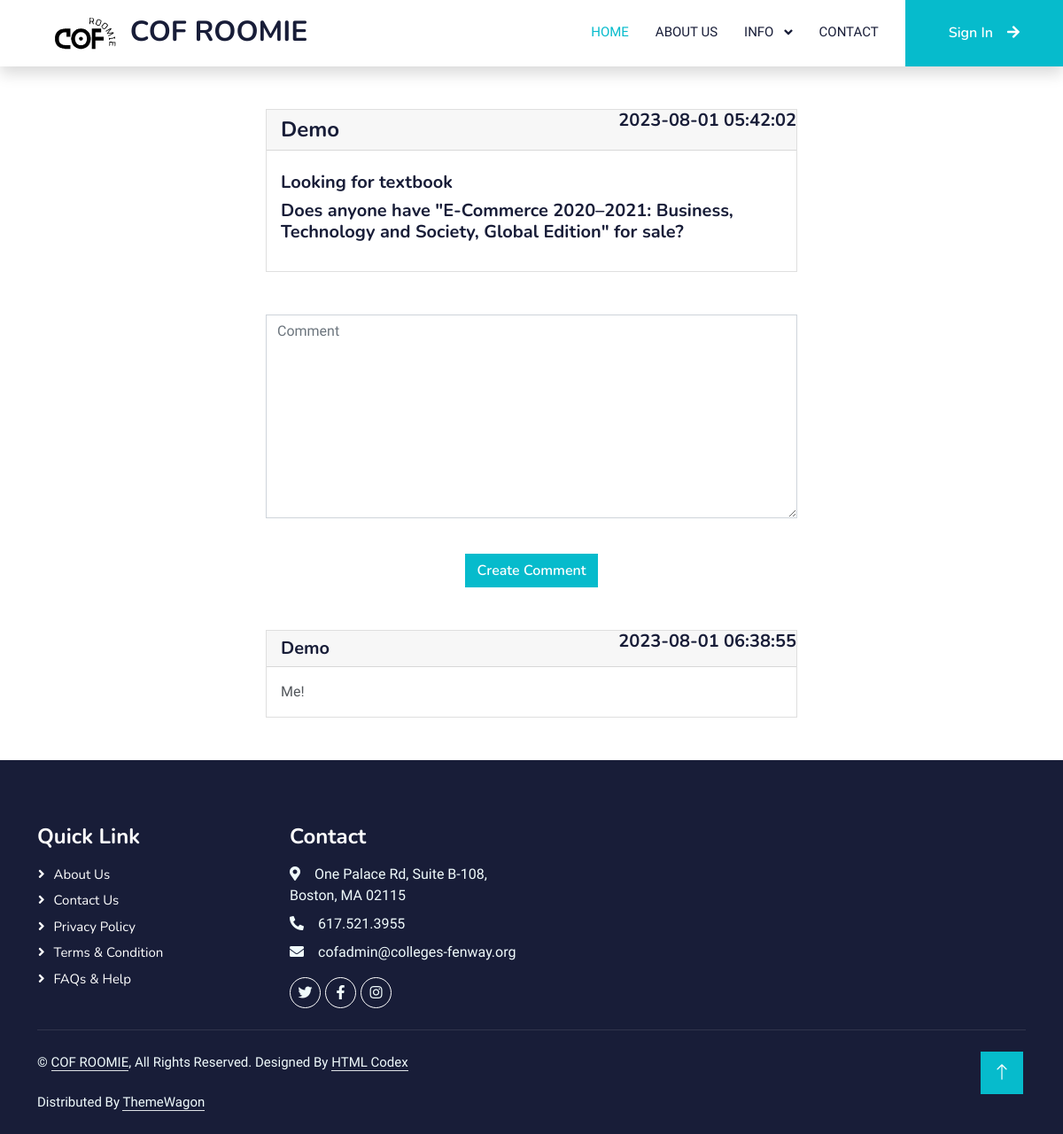
Page /show_post.php?id=48 on the committed database.
### tables this page shows
CREATE TABLE `user_post` (
  `id` int(3) NOT NULL,
  `title` varchar(255) NOT NULL,
  `body` text NOT NULL,
  `username` varchar(255) NOT NULL,
  `created_dt` timestamp NOT NULL DEFAULT current_timestamp()
);

CREATE TABLE `comments` (
  `id` int(3) NOT NULL,
  `username` varchar(256) NOT NULL,
  `post_id` int(3) NOT NULL,
  `comment` varchar(256) NOT NULL,
  `created_at` timestamp NOT NULL DEFAULT current_timestamp()
);

### show_post.php (the view, shortened to what this page needs)
<?php require "includes/header.php"; ?>
<?php
require "config.php";
?>
<?php
if (isset($_GET['id'])) {
    $id = $_GET['id'];
    $singlePost = $conn->query("SELECT * FROM user_post WHERE id = '$id'");
    $singlePost->execute();
    $posts = $singlePost->fetch(PDO::FETCH_OBJ);
}
$comments = $conn->query("SELECT * FROM comments WHERE post_id = '$id' order by id DESC");
$comments->execute();
$comment = $comments->fetchAll(PDO::FETCH_OBJ);
?>
<div class="form-signin w-50 m-auto mt-5">
    <div class="card">
        <h4 class="card-header">
            <?php echo $posts->username; ?>
            <h5><span class="position-absolute top-0 end-0 text-center">
                    <?php echo $posts->created_dt; ?>
                </span></h5>
        </h4>
        <div class="card-body">
            <h5 class="card-title">
                <?php echo $posts->title; ?>
                <h5>
                    <p class="card-text">
                        <?php echo $posts->body; ?>
        </div>
    </div>
</div>
<div class="form-signin w-50 m-auto mt-5 ">
    <form method="POST" id="comment_data">
        <div>
            <textarea rows="9" name="comment" class="form-control" aria-labelledby="passwordHelpBlock"
                placeholder="Comment" id="comment"></textarea>
        </div>
        <div class="text-center  mt-2 pt-2">
            <button name="submit" type="submit" class="btn btn-primary">Create Comment</button>
        </div>
    </form>
</div>
<div class="form-signin w-50 m-auto mt-5">
    <?php foreach ($comment as $singleComment): ?>
        <div class="card">
            <h5 class=" card-header">
                <?php echo $singleComment->username; ?>
                <span class="position-absolute top-0 end-0 text-center">
                    <?php echo $singleComment->created_at; ?>
                </span>
            </h5>
            <div class=" card-body">
                <p class="card-text">
                    <?php echo $singleComment->comment; ?>
                </p>
            </div>
        </div>
    <?php endforeach; ?>
</div>
<?php require "includes/footer.php"; ?>

### css/custom.css (style rules this page uses)
:root { --primary: #06BBCC; --light: #F0FBFC; --dark: #181d38; }
.btn { font-family: 'Nunito', sans-serif; font-weight: 600; transition: .5s; }
.btn.btn-primary, .btn.btn-secondary { color: #FFFFFF; }

### rows in the picture
user_post: username "Demo", created_dt "2023-08-01 05:42:02", title "Looking for textbook", body "Does anyone have \"E-Commerce 2020–2021: Business, Technology and Society, Global Edition\" for sale?"
comments: username "Demo", created_at "2023-08-01 06:38:55", comment "Me!"
